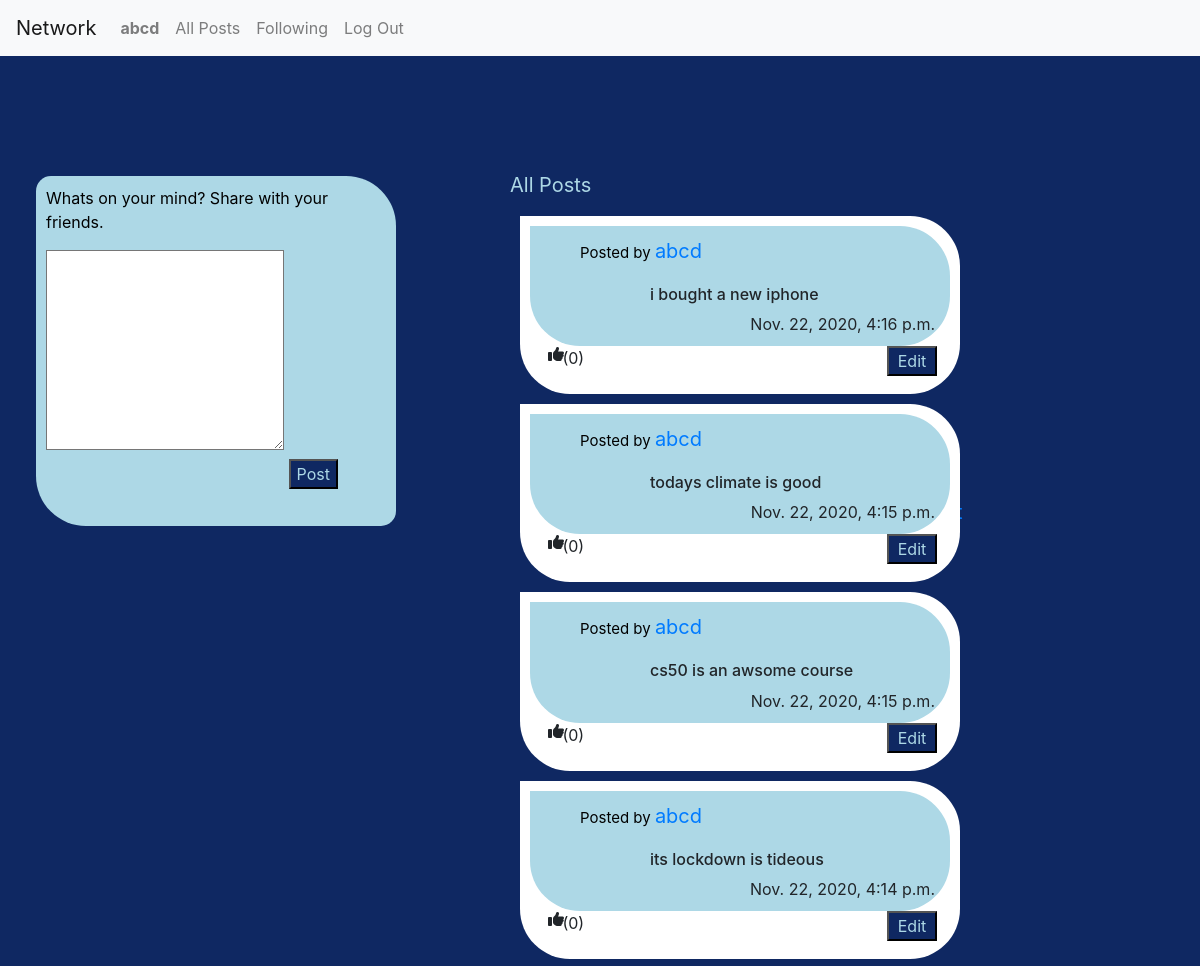
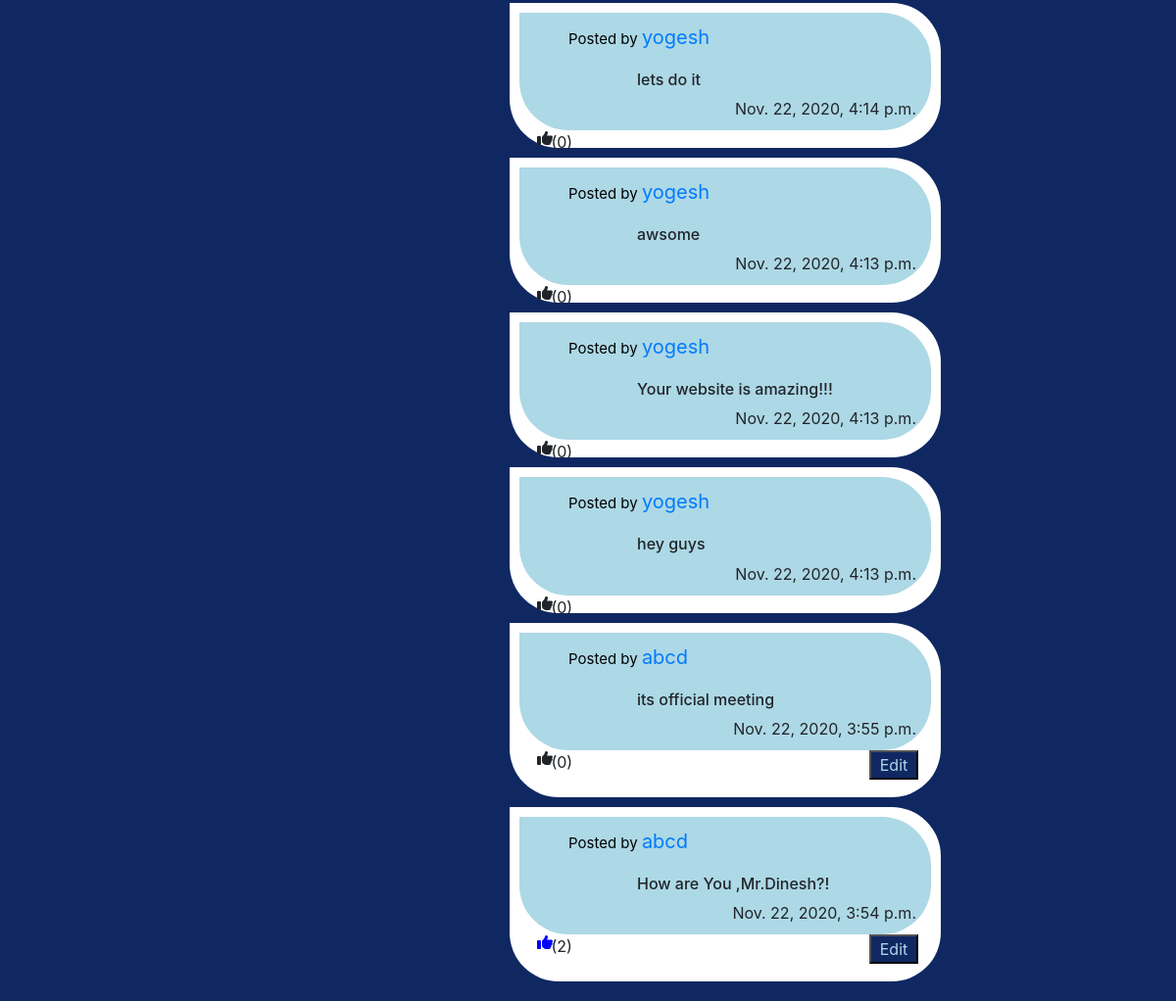
The app's page / (signed in) with its own data (2 pictures, top to bottom).
### network/models.py (models this page shows, shortened)
class User(AbstractUser):
	likes=models.ManyToManyField('Posts',related_name='fans')
	follows=models.ManyToManyField('self',symmetrical=False,related_name="followers")

class Posts(models.Model):
	author=models.ForeignKey(User,on_delete=models.CASCADE,related_name="posted")
	content=models.CharField(max_length=300)
	date=models.DateTimeField()
	totallikes=models.IntegerField(default=0)

### network/views.py (the view)
# urls.py: path("", views.index, name="index"),
def index(request):
    if request.user.is_authenticated:
        loggedinuser=User.objects.get(username=request.user.username)
        postslikedbyuser=loggedinuser.likes.all()
        if request.method=="POST":
            content=request.POST["content"]
            date=datetime.datetime.now()
            post=Posts(author=loggedinuser,content=content,date=date,totallikes=0)
            post.save()
        posts=Posts.objects.all().order_by('date')
        posts=posts[::-1]
        paginator=Paginator(posts,10)
        return render(request, "network/index.html",{"posts":paginator.get_page(request.GET.get('page')),"postliked":postslikedbyuser})
    else:
        return HttpResponseRedirect(reverse('login'))

### network/templates/network/index.html (shortened to what this page needs)
{% extends "network/layout.html" %}
{% load static %}
{% block body %}
   {% if user.is_authenticated %}
   		<div class="newtweet">
   			<p style="color: black;">Whats on your mind? Share with your friends.</p>
   		<form action="{% url 'index' %}" method="POST">
   			<textarea  name="content"></textarea>
   			<button type="submit" >Post</button>
   		</form>
   		</div>
      <div id="pagiator" style="color:#add8e6 ">
              &nbsp;<strong>{{posts.number}}</strong>&nbsp;
        {% if posts.has_next %}
              &nbsp;<a style="font-size: 20px;" href="?page={{ posts.next_page_number }}"> Next </a>
        {% endif %}
      </div>
   		<div id ="allpost">
         <p style="color:#add8e6;font-size: 20px; ">All Posts</p>
        {% for post in posts %}
        <div style="padding: 10px; padding-bottom: 18px; background-color: white; margin:10px;">
            <div id="content{{post.pk}}">
                <p  style="font-size:15px;color: black;">Posted by
                <a href="{% url 'profile' post.author %}" style="padding-left: 0px; font-size: 20px;">{{post.author}}</a></p>
                <h6 style="padding-left: 70px;padding-top: 3px;" >{{post.content}}</h6>
                <li class="row justify-content-end" style="padding-right: 20px;">{{post.date}}</li>
            </div>
            {% if post.author == user %}
                  <button id="edit" data-id="{{post.pk}}" >Edit</button>
            {% endif %}
            {% if post in postliked %}
            <i class="fas fa-thumbs-up " style="color: blue;" id="likepost" data-id="{{post.pk}}"></i><span style="position: absolute; left:13%; " id="totallikes{{post.pk}}" >({{post.totallikes}})</span>
            {% else %}
            <i class="fas fa-thumbs-up "  id="likepost"  data-id="{{post.pk}}"></i><span style="position: absolute; left:13% " id="totallikes{{post.pk}}">({{post.totallikes}})</span>
            {% endif %}
        </div>
            {% empty%}
               <p> No Posts.</p>
         {% endfor %}
      </div>
   {% endif %}
{% endblock %}

### network/templates/network/layout.html (shortened to what this page needs)
{% load static %}
<!DOCTYPE html>
<html lang="en">
    <head>
        <link rel="stylesheet" href="https://stackpath.bootstrapcdn.com/bootstrap/4.4.1/css/bootstrap.min.css">
        <link href="{% static 'network/styles.css' %}" rel="stylesheet">
    </head>
    <body style="background-color:  #0f2862">
        <nav class="navbar navbar-expand-lg navbar-light bg-light" >
            <a class="navbar-brand" href="{% url 'index' %}">Network</a>
            <div >
              <ul class="navbar-nav mr-auto">
                {% if user.is_authenticated %}
                    <li class="nav-item">
                        <a class="nav-link" href="{% url 'profile' user.username %}"><strong>{{ user.username }}</strong></a>
                    </li>
                {% endif %}
                <li class="nav-item">
                  <a class="nav-link" href="{% url 'allposts' %}">All Posts</a>
                </li>
                {% if user.is_authenticated %}
                    <li class="nav-item">
                        <a class="nav-link" href="{% url 'following' %}">Following</a>
                    </li>
                    <li class="nav-item">
                        <a class="nav-link" href="{% url 'logout' %}">Log Out</a>
                    </li>
                {% endif %}
              </ul>
            </div>
          </nav>
        <div class="body">
            {% block body %}
            {% endblock %}
        </div>
    </body>
</html>

### network/static/network/styles.css (style rules this page uses)
.newtweet { margin:10%; width:40%; height: 50%; border-radius: 2px; border-color: 1px solid blue; }

### network/templates/network/layout.html (style rules this page uses)
.newtweet,.profile { margin-top: 10%; margin-left: 3%; width: 30%; height:350px; padding: 10px; position: fixed; border-bottom-left-radius: 50px; border-top-right-radius: 50px; border-top-left-radius: 15px; border-bottom-right-radius: 15px; border-color: 1px solid blue; background-color: #add8e6; }
.newtweet textarea { background-color: white; width:70%; height: 200px; }
.newtweet button { color: #add8e6; background-color: #0f2862; position: relative; top:30px; }
#allpost { position: absolute; top:40px; right:200px; left:20px; margin-left: 40%; margin-top:10%; padding:10px; width:40%; border-radius: 50px; }
#allpost div { padding:10px; padding-left: 50px; background-color: #add8e6; border-bottom-left-radius: 50px; border-top-right-radius: 50px; border-bottom-left-radius: 50px; border-bottom-right-radius: 50px; }
#pagiator { position: absolute; left:74%; top: 25%; }

### network/templates/network/index.html (style rules this page uses)
#likepost { position: absolute; left:10%; }
#edit { background-color:#0f2862; size: 10px; color: #add8e6; width: 50px; position: relative; left:85%; }

### records on screen
User: username "abcd"
Posts: author "abcd", content "i bought a new iphone", date "Nov. 22, 2020, 4:16 p.m.", totallikes "0"
Posts: author "abcd", content "todays climate is good", date "Nov. 22, 2020, 4:15 p.m.", totallikes "0"
Posts: author "abcd", content "cs50 is an awsome course", date "Nov. 22, 2020, 4:15 p.m.", totallikes "0"
Posts: author "abcd", content "its lockdown is tideous", date "Nov. 22, 2020, 4:14 p.m.", totallikes "0"
Posts: author "yogesh", content "lets do it", date "Nov. 22, 2020, 4:14 p.m.", totallikes "0"
Posts: author "yogesh", content "awsome", date "Nov. 22, 2020, 4:13 p.m.", totallikes "0"
Posts: author "yogesh", content "Your website is amazing!!!", date "Nov. 22, 2020, 4:13 p.m.", totallikes "0"
Posts: author "yogesh", content "hey guys", date "Nov. 22, 2020, 4:13 p.m.", totallikes "0"
Posts: author "abcd", content "its official meeting", date "Nov. 22, 2020, 3:55 p.m.", totallikes "0"
Posts: author "abcd", content "How are You ,Mr.Dinesh?!", date "Nov. 22, 2020, 3:54 p.m.", totallikes "2"
